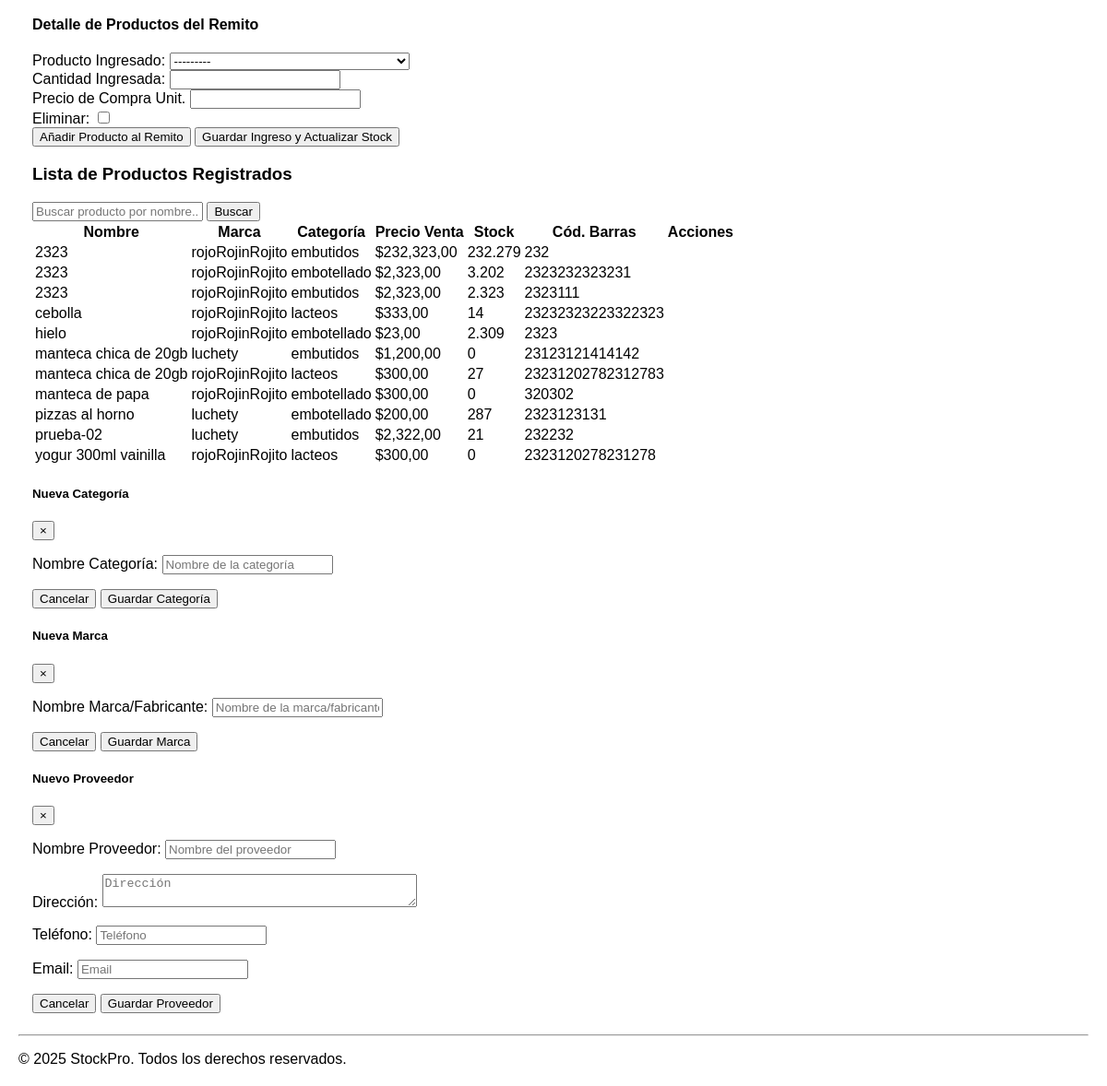
/stock/ (signed in, lower part), run on an earlier commit of the app's database.
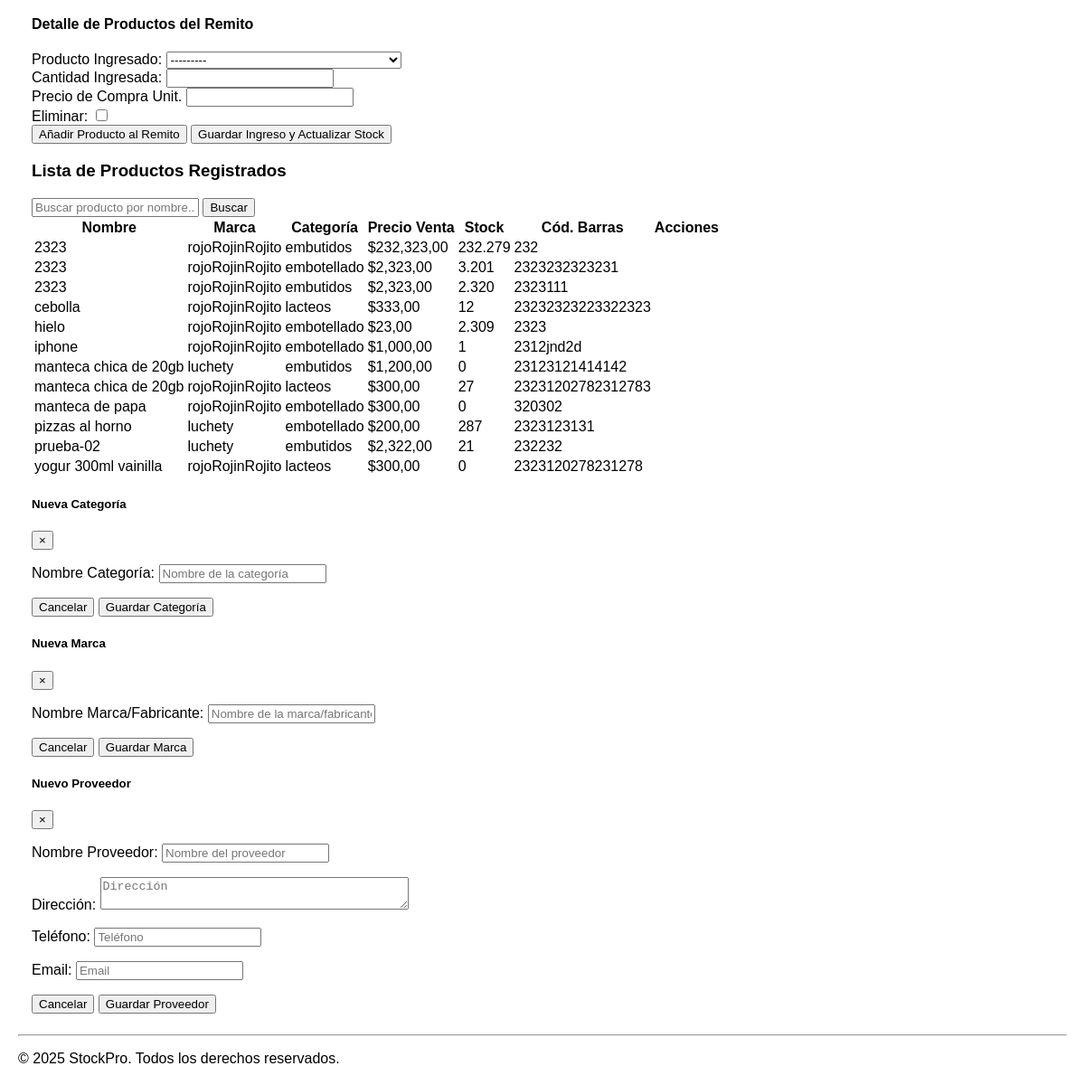
And on a later commit of the database.
### applications/stock/models.py (models this page shows, shortened)
class Product(models.Model):
    name = models.CharField(max_length=200, verbose_name="Nombre del Artículo")
    description = models.TextField(blank=True, null=True, verbose_name="Descripción")
    price = models.DecimalField(max_digits=10, decimal_places=2, verbose_name="Precio de Venta")
    brand = models.ForeignKey(Brand, on_delete=models.PROTECT, verbose_name="Marca/Fabricante")
    category = models.ForeignKey(Category, on_delete=models.PROTECT, verbose_name="Categoría")
    stock = models.IntegerField(default=0, verbose_name="Stock Actual") # Inicia en 0, se actualiza por remitos
    bar_code = models.CharField(max_length=50, unique=True, blank=True, null=True, verbose_name="Código de Barras")
    class Meta:
        verbose_name = "Producto"
        verbose_name_plural = "Productos"
        ordering = ['name']
    def __str__(self):
        return f"{self.name} ({self.brand.name})"

class Brand(models.Model):
    name = models.CharField(max_length=100, unique=True, verbose_name="Nombre Marca/Fabricante")
    class Meta:
        verbose_name = "Marca"
        verbose_name_plural = "Marcas"
        ordering = ['name']
    def __str__(self):
        return self.name

class Category(models.Model):
    name = models.CharField(max_length=100, unique=True, verbose_name="Nombre Categoría")
    class Meta:
        verbose_name = "Categoría"
        verbose_name_plural = "Categorías"
        ordering = ['name']
    def __str__(self):
        return self.name

### applications/stock/views.py (the view, shortened to what this page needs)
# urls.py: path('', views.manage_stock_view, name='manage_stock'), # Era product_list_create
@login_required
def manage_stock_view(request):
    can_manage_fully = request.user.is_superuser or request.user.groups.filter(name='Administrador').exists()
    product_form = ProductForm(prefix='product') # Prefijo para distinguir campos si hay colisiones
    stock_entry_form = StockEntryForm(prefix='entry')
    stock_entry_detail_formset = StockEntryDetailFormSet(prefix='details')
    search_query = request.GET.get('q', '')
    products_list = Product.objects.select_related('brand', 'category').order_by('name')
    if search_query:
        products_list = products_list.filter(name__icontains=search_query)
    category_modal_form = CategoryFormModal()
    brand_modal_form = BrandFormModal()
    supplier_modal_form = SupplierFormModal()
    context = {
        'title': 'Gestión de Inventario',
        'product_form': product_form,
        'stock_entry_form': stock_entry_form,
        'stock_entry_detail_formset': stock_entry_detail_formset,
        'products_list': products_list,
        'search_query': search_query,
        'can_manage_fully': can_manage_fully, # Para mostrar/ocultar secciones en la plantilla
        'category_modal_form': category_modal_form,
        'brand_modal_form': brand_modal_form,
        'supplier_modal_form': supplier_modal_form,
    }
    return render(request, 'stock/manage_stock.html', context)

### applications/stock/forms.py
class ProductForm(forms.ModelForm):
    class Meta:
        model = Product
        fields = [
            'name',
            'description',
            'price',
            'brand',
            'category',
            'bar_code',
        ]
        widgets = {
            'name': forms.TextInput(attrs={'class': 'form-control', 'placeholder': 'Ej: Leche Entera 1L'}),
            'description': forms.Textarea(attrs={'class': 'form-control', 'rows': 3}),
            'price': forms.NumberInput(attrs={'class': 'form-control', 'step': '0.01'}),
            'brand': forms.Select(attrs={'class': 'form-select select-brand'}), # Clase para JS de modal
            'category': forms.Select(attrs={'class': 'form-select select-category'}), # Clase para JS de modal
            'bar_code': forms.TextInput(attrs={'class': 'form-control'}),
        }
    def __init__(self, *args, **kwargs):
        super().__init__(*args, **kwargs)
        self.fields['brand'].empty_label = "Seleccionar Marca..."
        self.fields['category'].empty_label = "Seleccionar Categoría..."

### applications/stock/templates/stock/manage_stock.html (shortened to what the changed rows need)
{% extends 'base.html' %}
{% load static %}
{% load humanize %}
{% block content %}
<div class="stock-page-container">
    {% if can_manage_fully %}
    <div class="form-section-stock">
        <form method="post" id="stock-entry-form">
            <div id="stock-entry-details-container">
                {% for form_detail in stock_entry_detail_formset %}
                <div class="formset-row" id="{{ form_detail.prefix }}-row">
                    <div class="product-field">{{ form_detail.product.label_tag }} {{ form_detail.product }} {{ form_detail.product.errors }}</div>
                    <div class="quantity-field">{{ form_detail.quantity.label_tag }} {{ form_detail.quantity }} {{ form_detail.quantity.errors }}</div>
                    <div class="price-field">{{ form_detail.purchase_price.label_tag }} {{ form_detail.purchase_price }} {{ form_detail.purchase_price.errors }}</div>
                    {% if form_detail.instance.pk or stock_entry_detail_formset.can_delete %}
                    <div class="delete-field">
                        {% if stock_entry_detail_formset.can_delete %}
                            {{ form_detail.DELETE.label_tag }} {{ form_detail.DELETE }}
                        {% endif %}
                    </div>
                    {% endif %}
                </div>
                {% endfor %}
            </div>
        </form>
    </div>
    {% else %}
        <p class="alert alert-warning">No tienes permisos para cargar productos o remitos.</p>
    {% endif %}
    <div class="product-list-section form-section-stock">
        {% if products_list %}
        <div class="table-responsive">
            <table class="product-table">
                <thead>
                    <tr>
                        <th>Nombre</th>
                        <th>Marca</th>
                        <th>Categoría</th>
                        <th>Precio Venta</th>
                        <th>Stock</th>
                        <th>Cód. Barras</th>
                        <th>Acciones</th>
                    </tr>
                </thead>
                <tbody>
                    {% for product in products_list %}
                    <tr>
                        <td>{{ product.name }}</td>
                        <td>{{ product.brand.name }}</td>
                        <td>{{ product.category.name }}</td>
                        <td>${{ product.price|floatformat:2|intcomma }}</td>
                        <td>{{ product.stock|intcomma }}</td>
                        <td>{{ product.bar_code|default:"N/A" }}</td>
                        <td>
                            </td>
                    </tr>
                    {% endfor %}
                </tbody>
            </table>
        </div>
        {% else %}
        <p>No hay productos registrados que coincidan con tu búsqueda.</p>
        {% endif %}
    </div>
</div>
{% endblock %}

What changed in the data, as far as the page shows it:
changed Product (number 2 of 12 on the later page): stock "3.202" → "3.201"
changed Product (number 3 of 12 on the later page): stock "2.323" → "2.320"
changed Product "cebolla": stock "14" → "12"
added Product: name "iphone", brand.name "rojoRojinRojito", category.name "embotellado", price "1,000,00", stock "1", bar_code "2312jnd2d"
